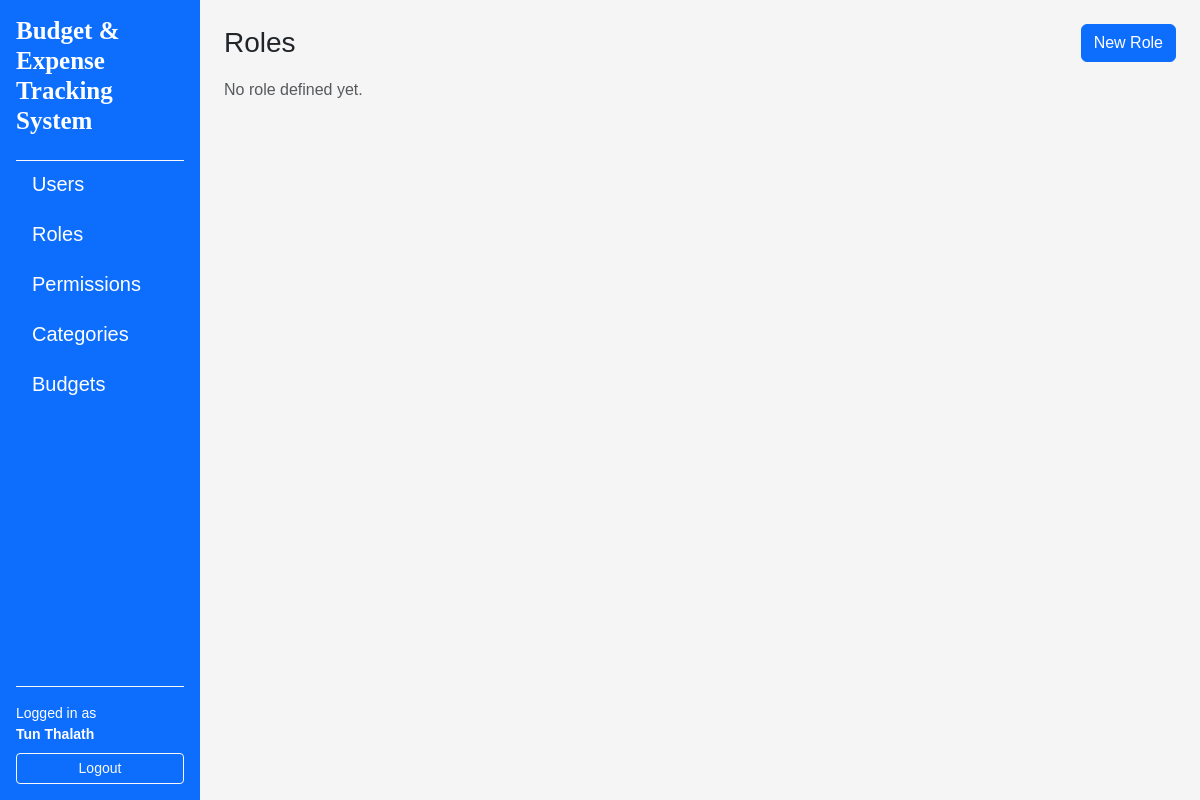
Page /roles/ (signed in) on the earlier database version.
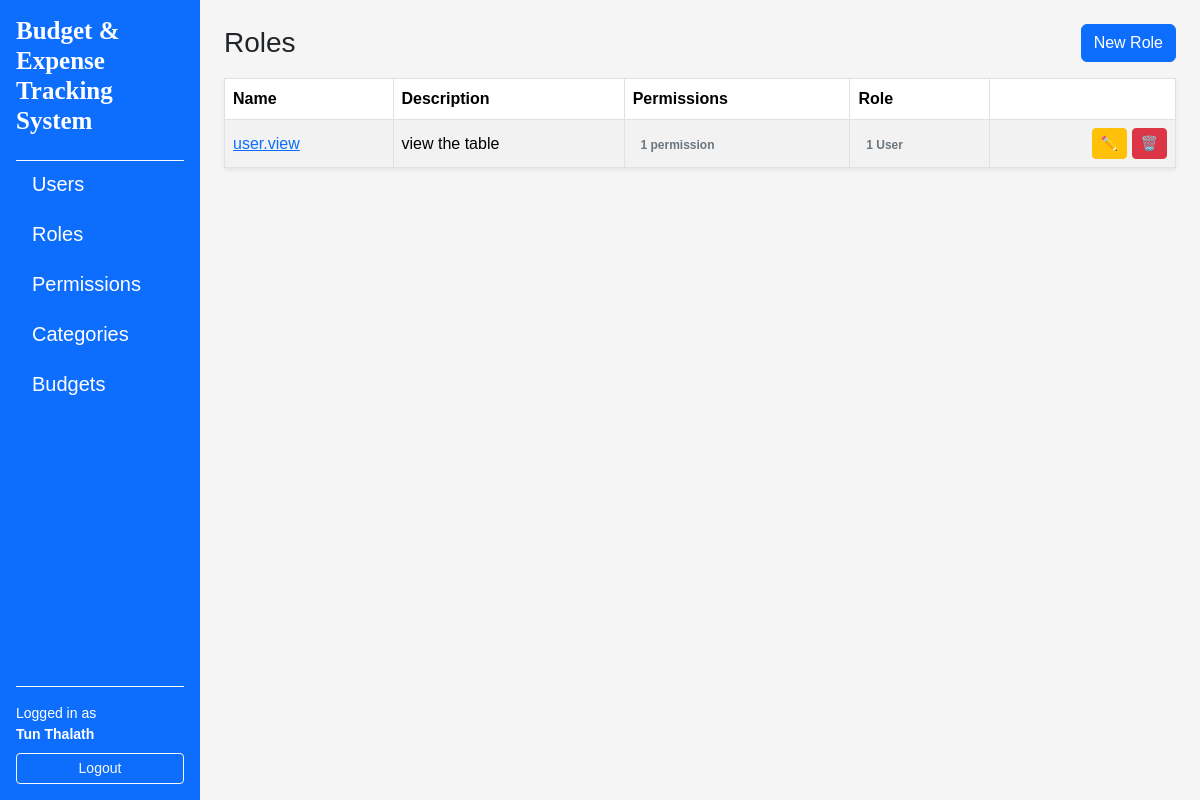
Same page on the later database version.
### app/models/role.py (models this page shows, shortened)
class Role (db.Model):
    __tablename__ = "roles"
    id = db.Column(db.Integer, primary_key=True)
    name = db.Column(db.String(80), unique=True, nullable=False)
    description = db.Column(db.String(255))
    created_at = db.Column(db.DateTime, default=datetime.utcnow, nullable=False)
    updated_at = db.Column(
        db.DateTime, default=datetime.utcnow, onupdate=datetime.utcnow, nullable=False
    )
    users = db.relationship("User", secondary=user_roles, back_populates="roles")
    permissions = db.relationship("Permission", secondary=role_permissions, back_populates="roles")

### app/routes/role_routes.py (the view)
@role_bp.route("/")
@login_required
def index():
    roles = RoleService.get_all()
    return render_template("roles/index.html", roles=roles)

### app/services/role_service.py (called while the page is built)
    @staticmethod
    def get_all() -> List[Role]:
        return Role.query.order_by(Role.name.asc()).all()

### app/templates/roles/index.html (shortened to what this page needs)
{% extends "layouts/base.html" %}
{% block content %}
<div class="d-flex justify-content-between align-items-center mb-3">
    <h1 class="h3 mb-0">Roles</h1>
    <a href="{{ url_for('roles.create') }}" class="btn btn-primary">New Role</a>
</div>
{% if roles %}
    <table class="table table-striped table-bordered align-middle shadow-sm">
        <thead>
            <tr>
                <th>Name</th>
                <th>Description</th>
                <th>Permissions</th>
                <th>Role</th>
                <th class="text-end"></th>
            </tr>
        </thead>
        <tbody>
            {% for role in roles %}
            <tr>
                <td>
                    <a href="{{ url_for('roles.detail', role_id=role.id) }}">
                        {{ role.name }}
                    </a>
                </td>
                <td>
                    {{ role.description or "_" }}
                </td>
                <td>
                    {% if role.permissions %}
                    <span class="badge text-secondary">
                        {{ role.permissions|length }} permission{{ role.permissions|length != 1 and 's' or '' }}
                    </span>
                    {% else %}
                        <span class="text-muted small"> No permission</span>
                    {% endif %}
                </td>
                <td>
                    {% if role.users %}
                    <span class="badge text-secondary">
                        {{ role.users|length }} User{{ role.users|length != 1 and 's' or '' }}
                    </span>
                    {% else %}
                        <span class="text-muted small"> No User</span>
                    {% endif %}
                </td>
                <td class="text-end">
                    <a
                        href="{{ url_for('roles.edit', role_id = role.id) }}"
                        class="btn btn-sm btn-warning"
                        title="Edit">
                    ✏️
                    </a>
                    <a
                        href="{{ url_for('roles.delete_confirm', role_id=role.id) }}"
                        class="btn btn-sm btn-danger"
                    >
                    🗑️
                    </a>
                </td>
            </tr>
            {% endfor %}
        </tbody>
    </table>
{% else %}
<p class="text-muted"> No role defined yet.</p>
{% endif %}
{% endblock %}

Differences in the rows shown:
added Role: name "user.view", description "view the table", permissions|length "1", users|length "1"
Other differences:
text no longer shown: "No role defined yet."
text now shown: "Name Description Permissions Role"
